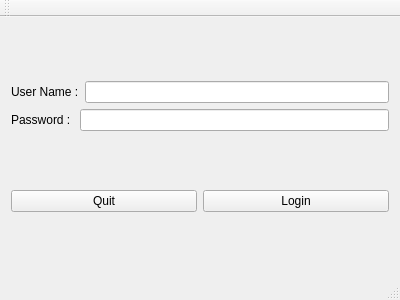
<?xml version="1.0" encoding="UTF-8"?>
<ui version="4.0">
 <class>MainWindow</class>
 <widget class="QMainWindow" name="MainWindow">
  <property name="geometry">
   <rect>
    <x>0</x>
    <y>0</y>
    <width>400</width>
    <height>300</height>
   </rect>
  </property>
  <property name="windowTitle">
   <string>MainWindow</string>
  </property>
  <widget class="QWidget" name="centralWidget">
   <layout class="QHBoxLayout" name="horizontalLayout_4">
    <item>
     <layout class="QVBoxLayout" name="verticalLayout_2">
      <item>
       <layout class="QVBoxLayout" name="verticalLayout">
        <item>
         <layout class="QHBoxLayout" name="horizontalLayout">
          <item>
           <widget class="QLabel" name="label">
            <property name="text">
             <string>User Name :</string>
            </property>
           </widget>
          </item>
          <item>
           <widget class="QLineEdit" name="lineEdit"/>
          </item>
         </layout>
        </item>
        <item>
         <layout class="QHBoxLayout" name="horizontalLayout_2">
          <item>
           <widget class="QLabel" name="label_2">
            <property name="text">
             <string>Password : </string>
            </property>
           </widget>
          </item>
          <item>
           <widget class="QLineEdit" name="lineEdit_2"/>
          </item>
         </layout>
        </item>
       </layout>
      </item>
      <item>
       <layout class="QHBoxLayout" name="horizontalLayout_3">
        <item>
         <widget class="QPushButton" name="pushButton_2">
          <property name="text">
           <string>Quit</string>
          </property>
         </widget>
        </item>
        <item>
         <widget class="QPushButton" name="pushButton">
          <property name="text">
           <string>Login</string>
          </property>
         </widget>
        </item>
       </layout>
      </item>
     </layout>
    </item>
   </layout>
   <zorder>pushButton</zorder>
   <zorder>lineEdit</zorder>
   <zorder>lineEdit_2</zorder>
   <zorder>lineEdit</zorder>
   <zorder>label</zorder>
   <zorder>label</zorder>
   <zorder>label_2</zorder>
   <zorder>pushButton_2</zorder>
  </widget>
  <widget class="QMenuBar" name="menuBar">
   <property name="geometry">
    <rect>
     <x>0</x>
     <y>0</y>
     <width>400</width>
     <height>21</height>
    </rect>
   </property>
  </widget>
  <widget class="QToolBar" name="mainToolBar">
   <attribute name="toolBarArea">
    <enum>TopToolBarArea</enum>
   </attribute>
   <attribute name="toolBarBreak">
    <bool>false</bool>
   </attribute>
  </widget>
  <widget class="QStatusBar" name="statusBar"/>
 </widget>
 <layoutdefault spacing="6" margin="11"/>
 <resources/>
 <connections/>
</ui>
